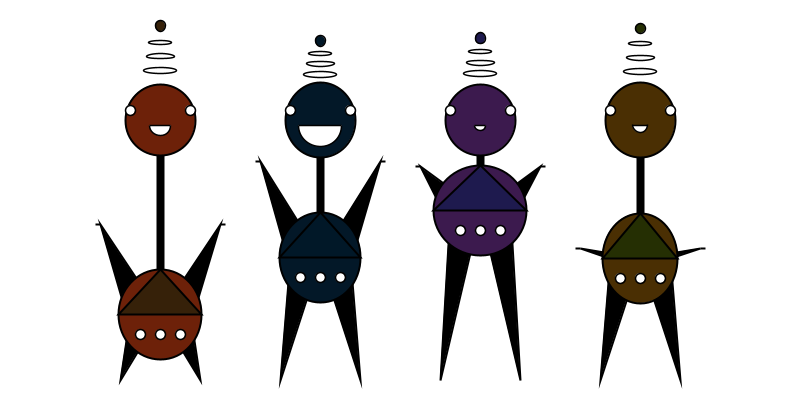
Frame 1 (no input)
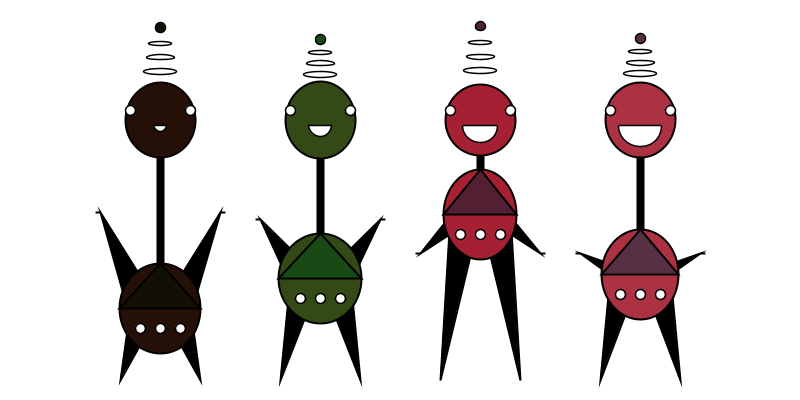
Frame 2 (the mouse pressed at the canvas centre, redrawn once)

The Processing sketch that drew these frames (run headless with seeded random() and noise(); the mouse was pressed at the canvas centre and the sketch redrawn once):

// Processing sketch: processing_54735
// ── processing_54735.pde

float numBots = 5;
float spacer;
float legs, arms, arms2;
float head;
float antenna;
float smile;


void setup()
{
  size(800, 400);
  smooth(); 
  strokeCap(SQUARE);
  noLoop();
  colorMode(RGB);
  spacer = width / numBots; 
}


void draw()
{
  background(255);
  for (float i=1; i<numBots; i++)
  
  {
    arms = random(-40, 60);
    arms2 = random(-100, 50);
    legs = random(5, 120);
    head = random(70, 77);
    antenna = random(5,10);
    smile = random(10, 45);
    
    float rs = random(70, 100);
    float rh = random(200);
    float rh2 = random(100);
    float rh3 = random(100);
    float rsw = random(0.1, 6);
    botsneck(i*spacer, height/2, rs, color (rh/2, rh2, rh3), rsw);
    botshead(i*spacer, height/2, rs, color (rh, rh2, rh3), rsw);
    botsarms(i*spacer, height/2, rs, color (0), rsw);
    botslegs(i*spacer, height/2, rs, color (0), rsw);
    botsbody(i*spacer, height/2, rs, color (rh, rh2, rh3), rsw);
    botstri(i*spacer, height/2, rs, color (rh/2, rh2, rh3), rsw);
    botsantenna(i*spacer, height/2, rs, color (255), rsw);        
    botsantenna2(i*spacer, height/2, rs, color (rh/2, rh2, rh3), rsw);
    botsface(i*spacer, height/2, rs, color (255), rsw);
  }
}

//NECK
void botsneck(float x, float y, float s, color c, float sw)
{
  fill(c);
  strokeWeight(8);

  pushMatrix();
  translate(x, y);
  
  line(0, legs, 0, -70);
  
  popMatrix();
}

//HEAD
void botshead(float x, float y, float s, color c, float sw)
{
  fill(c);
  strokeWeight(2);

  pushMatrix();
  translate(x, y);
  
  ellipse(0, -80, 70, head);
  popMatrix();
}

//ARMS
void botsarms(float x, float y, float s, color c, float sw)
{
  fill(c);
  strokeWeight(2);

  pushMatrix();
  translate(x, y);
  
  triangle(0, legs, s/2.5, legs, 60, arms);
  line(60, arms, 65, arms);
  
  triangle(0, legs, -s/2.5, legs, -60, arms);
  line(-60, arms, -65, arms);
  
  popMatrix();
}

//LEGS
void botslegs(float x, float y, float s, color c, float sw)
{
  fill(c);
  strokeWeight(2);

  pushMatrix();
  translate(x, y);
  
  triangle(0, legs, -30, legs, -40, 180);
  triangle(0, legs, 30, legs, 40, 180);
  
  popMatrix();
}

//BODY
void botsbody(float x, float y, float s, color c, float sw)
{
  fill(c);
  strokeWeight(2);

  pushMatrix();
  translate(x, y);
  
  ellipse(0, legs, s, 90);
  popMatrix();
}

//TRIANGLE
void botstri(float x, float y, float s, color c, float sw)
{
  fill(c);
  strokeWeight(2);

  pushMatrix();
  translate(x, y);
  
  triangle(0, legs-45, -s/2, legs, s/2, legs);
  
  popMatrix();
}

//ANTENNA
void botsantenna(float x, float y, float s, color c, float sw)
{
  fill(c);
  strokeWeight(1.5);

  pushMatrix();
  translate(x, y);
  
  ellipse(0, -120-antenna, 33, 6);
  ellipse(0, -125-(antenna*2), 28, 5);
  ellipse(0, -130-(antenna*3), 23, 4);
  

  popMatrix();
}

void botsantenna2(float x, float y, float s, color c, float sw)
{
  fill(c);
  strokeWeight(1.5);

  pushMatrix();
  translate(x, y);

  ellipse(0, -137-(antenna*4), 10, s/8);
  popMatrix();
}

//FACE&BUTTONS
void botsface(float x, float y, float s, color c, float sw)
{
  fill(c);
  strokeWeight(1.5);

  pushMatrix();
  translate(x, y);
  
  ellipse(-30, -90, 10, 10);
  ellipse(+30, -90, 10, 10);
  arc(0,-75, smile, smile, 0, PI);
  line(-smile/2, -75, smile/2, -75);
  
  ellipse(-20, legs+20, 10, 10);
  ellipse(0, legs+20, 10, 10);
  ellipse(20, legs+20, 10, 10);
  popMatrix();
}

void mousePressed()
{
  redraw();
}
